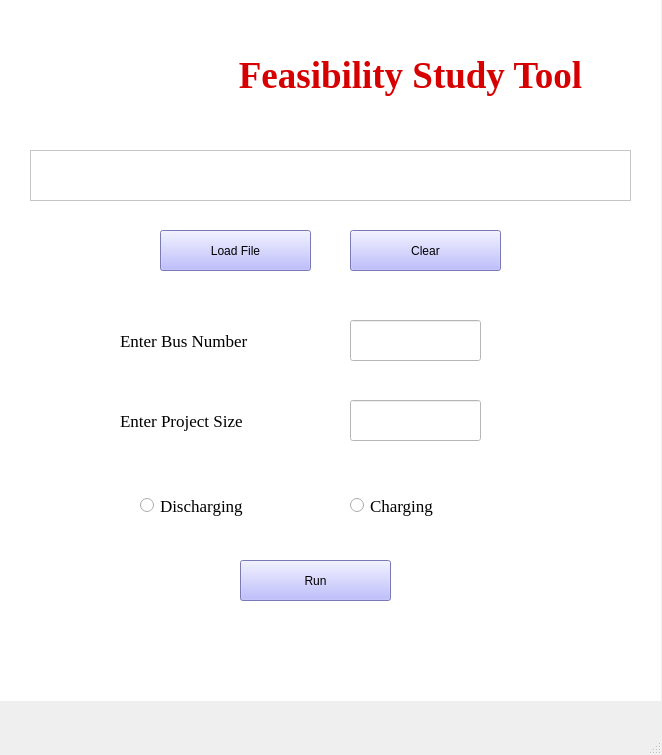
<?xml version="1.0" encoding="UTF-8"?>
<ui version="4.0">
 <class>MainWindow</class>
 <widget class="QMainWindow" name="MainWindow">
  <property name="geometry">
   <rect>
    <x>0</x>
    <y>0</y>
    <width>662</width>
    <height>755</height>
   </rect>
  </property>
  <property name="windowTitle">
   <string>MainWindow</string>
  </property>
  <widget class="QWidget" name="centralwidget">
   <widget class="QWidget" name="canvas" native="true">
    <property name="geometry">
     <rect>
      <x>0</x>
      <y>0</y>
      <width>661</width>
      <height>701</height>
     </rect>
    </property>
    <property name="styleSheet">
     <string notr="true">background-color: rgb(255, 255, 255);</string>
    </property>
    <widget class="QLabel" name="titleApp">
     <property name="geometry">
      <rect>
       <x>170</x>
       <y>40</y>
       <width>481</width>
       <height>71</height>
      </rect>
     </property>
     <property name="font">
      <font>
       <family>Times New Roman</family>
       <pointsize>28</pointsize>
       <weight>75</weight>
       <bold>true</bold>
      </font>
     </property>
     <property name="styleSheet">
      <string notr="true">color: rgb(214, 0, 0);</string>
     </property>
     <property name="text">
      <string>Feasibility Study Tool</string>
     </property>
     <property name="alignment">
      <set>Qt::AlignCenter</set>
     </property>
    </widget>
    <widget class="QListWidget" name="listFiles">
     <property name="geometry">
      <rect>
       <x>30</x>
       <y>150</y>
       <width>601</width>
       <height>51</height>
      </rect>
     </property>
     <property name="font">
      <font>
       <pointsize>12</pointsize>
      </font>
     </property>
     <property name="styleSheet">
      <string notr="true">
background-color: rgb(255, 255, 255);</string>
     </property>
     <property name="dragEnabled">
      <bool>true</bool>
     </property>
     <property name="dragDropMode">
      <enum>QAbstractItemView::InternalMove</enum>
     </property>
     <property name="sortingEnabled">
      <bool>true</bool>
     </property>
    </widget>
    <widget class="QPushButton" name="run">
     <property name="geometry">
      <rect>
       <x>240</x>
       <y>560</y>
       <width>151</width>
       <height>41</height>
      </rect>
     </property>
     <property name="styleSheet">
      <string notr="true">background-color: rgb(170, 170, 255);
font: 10pt &quot;Times New Roman&quot;;
border-color: rgb(0, 0, 0);</string>
     </property>
     <property name="text">
      <string>Run</string>
     </property>
    </widget>
    <widget class="QLabel" name="busNo">
     <property name="geometry">
      <rect>
       <x>120</x>
       <y>320</y>
       <width>191</width>
       <height>41</height>
      </rect>
     </property>
     <property name="font">
      <font>
       <family>Times New Roman</family>
       <pointsize>13</pointsize>
      </font>
     </property>
     <property name="text">
      <string>Enter Bus Number</string>
     </property>
    </widget>
    <widget class="QLabel" name="projSize">
     <property name="geometry">
      <rect>
       <x>120</x>
       <y>400</y>
       <width>211</width>
       <height>41</height>
      </rect>
     </property>
     <property name="font">
      <font>
       <family>Times New Roman</family>
       <pointsize>13</pointsize>
      </font>
     </property>
     <property name="text">
      <string>Enter Project Size</string>
     </property>
    </widget>
    <widget class="QLineEdit" name="busNoInput">
     <property name="geometry">
      <rect>
       <x>350</x>
       <y>320</y>
       <width>131</width>
       <height>41</height>
      </rect>
     </property>
     <property name="font">
      <font>
       <pointsize>12</pointsize>
      </font>
     </property>
     <property name="styleSheet">
      <string notr="true">background-color: rgb(255, 255, 255);</string>
     </property>
     <property name="text">
      <string/>
     </property>
     <property name="alignment">
      <set>Qt::AlignCenter</set>
     </property>
    </widget>
    <widget class="QLineEdit" name="projSizeInput">
     <property name="geometry">
      <rect>
       <x>350</x>
       <y>400</y>
       <width>131</width>
       <height>41</height>
      </rect>
     </property>
     <property name="font">
      <font>
       <pointsize>12</pointsize>
      </font>
     </property>
     <property name="styleSheet">
      <string notr="true">background-color: rgb(255, 255, 255);</string>
     </property>
     <property name="text">
      <string/>
     </property>
     <property name="alignment">
      <set>Qt::AlignCenter</set>
     </property>
    </widget>
    <widget class="QPushButton" name="load">
     <property name="geometry">
      <rect>
       <x>160</x>
       <y>230</y>
       <width>151</width>
       <height>41</height>
      </rect>
     </property>
     <property name="styleSheet">
      <string notr="true">background-color: rgb(170, 170, 255);
font: 10pt &quot;Times New Roman&quot;;
border-color: rgb(0, 0, 0);</string>
     </property>
     <property name="text">
      <string>Load File</string>
     </property>
    </widget>
    <widget class="QPushButton" name="clear">
     <property name="geometry">
      <rect>
       <x>350</x>
       <y>230</y>
       <width>151</width>
       <height>41</height>
      </rect>
     </property>
     <property name="styleSheet">
      <string notr="true">background-color: rgb(170, 170, 255);
font: 10pt &quot;Times New Roman&quot;;
border-color: rgb(0, 0, 0);</string>
     </property>
     <property name="text">
      <string>Clear</string>
     </property>
    </widget>
    <widget class="QLabel" name="label">
     <property name="enabled">
      <bool>true</bool>
     </property>
     <property name="geometry">
      <rect>
       <x>10</x>
       <y>0</y>
       <width>150</width>
       <height>150</height>
      </rect>
     </property>
     <property name="minimumSize">
      <size>
       <width>55</width>
       <height>0</height>
      </size>
     </property>
     <property name="styleSheet">
      <string notr="true">background-color: rgb(255, 255, 255);</string>
     </property>
     <property name="text">
      <string/>
     </property>
     <property name="pixmap">
      <pixmap>daymark.png</pixmap>
     </property>
     <property name="scaledContents">
      <bool>true</bool>
     </property>
    </widget>
    <widget class="QLabel" name="outMessage">
     <property name="geometry">
      <rect>
       <x>90</x>
       <y>640</y>
       <width>461</width>
       <height>41</height>
      </rect>
     </property>
     <property name="styleSheet">
      <string notr="true">font: 75 bold italic 13pt &quot;Times New Roman&quot;;
color: rgb(29, 140, 36);</string>
     </property>
     <property name="text">
      <string/>
     </property>
     <property name="alignment">
      <set>Qt::AlignCenter</set>
     </property>
    </widget>
    <widget class="QRadioButton" name="dischargingButton">
     <property name="geometry">
      <rect>
       <x>140</x>
       <y>490</y>
       <width>141</width>
       <height>31</height>
      </rect>
     </property>
     <property name="font">
      <font>
       <family>Times New Roman</family>
       <pointsize>13</pointsize>
      </font>
     </property>
     <property name="text">
      <string>Discharging</string>
     </property>
    </widget>
    <widget class="QRadioButton" name="chargingButton">
     <property name="geometry">
      <rect>
       <x>350</x>
       <y>490</y>
       <width>111</width>
       <height>31</height>
      </rect>
     </property>
     <property name="font">
      <font>
       <family>Times New Roman</family>
       <pointsize>13</pointsize>
      </font>
     </property>
     <property name="text">
      <string>Charging</string>
     </property>
    </widget>
    <zorder>label</zorder>
    <zorder>titleApp</zorder>
    <zorder>listFiles</zorder>
    <zorder>run</zorder>
    <zorder>busNo</zorder>
    <zorder>projSize</zorder>
    <zorder>busNoInput</zorder>
    <zorder>projSizeInput</zorder>
    <zorder>load</zorder>
    <zorder>clear</zorder>
    <zorder>outMessage</zorder>
    <zorder>dischargingButton</zorder>
    <zorder>chargingButton</zorder>
   </widget>
  </widget>
  <widget class="QMenuBar" name="menubar">
   <property name="geometry">
    <rect>
     <x>0</x>
     <y>0</y>
     <width>662</width>
     <height>27</height>
    </rect>
   </property>
  </widget>
  <widget class="QStatusBar" name="statusbar"/>
 </widget>
 <resources/>
 <connections/>
</ui>
